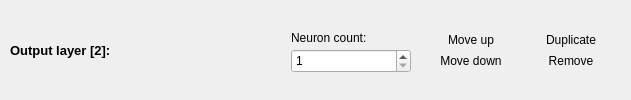
<?xml version="1.0" encoding="UTF-8"?>
<ui version="4.0">
 <class>LayerEditWidget</class>
 <widget class="QWidget" name="LayerEditWidget">
  <property name="enabled">
   <bool>true</bool>
  </property>
  <property name="geometry">
   <rect>
    <x>0</x>
    <y>0</y>
    <width>631</width>
    <height>100</height>
   </rect>
  </property>
  <property name="minimumSize">
   <size>
    <width>0</width>
    <height>100</height>
   </size>
  </property>
  <property name="maximumSize">
   <size>
    <width>16777215</width>
    <height>100</height>
   </size>
  </property>
  <property name="windowTitle">
   <string>Form</string>
  </property>
  <layout class="QVBoxLayout" name="verticalLayout_3">
   <property name="spacing">
    <number>0</number>
   </property>
   <property name="margin">
    <number>0</number>
   </property>
   <item>
    <widget class="QFrame" name="backgroundFrame">
     <property name="frameShape">
      <enum>QFrame::NoFrame</enum>
     </property>
     <property name="frameShadow">
      <enum>QFrame::Sunken</enum>
     </property>
     <property name="lineWidth">
      <number>0</number>
     </property>
     <layout class="QHBoxLayout" name="horizontalLayout">
      <property name="spacing">
       <number>0</number>
      </property>
      <property name="leftMargin">
       <number>10</number>
      </property>
      <property name="topMargin">
       <number>0</number>
      </property>
      <property name="rightMargin">
       <number>10</number>
      </property>
      <property name="bottomMargin">
       <number>0</number>
      </property>
      <item>
       <widget class="QLabel" name="layerNameLabel">
        <property name="minimumSize">
         <size>
          <width>128</width>
          <height>0</height>
         </size>
        </property>
        <property name="maximumSize">
         <size>
          <width>16777215</width>
          <height>16777215</height>
         </size>
        </property>
        <property name="font">
         <font>
          <pointsize>10</pointsize>
          <weight>75</weight>
          <bold>true</bold>
         </font>
        </property>
        <property name="text">
         <string>Output layer [2]: </string>
        </property>
       </widget>
      </item>
      <item>
       <widget class="QFrame" name="neuronImageFrame">
        <property name="sizePolicy">
         <sizepolicy hsizetype="Expanding" vsizetype="Preferred">
          <horstretch>0</horstretch>
          <verstretch>0</verstretch>
         </sizepolicy>
        </property>
        <property name="frameShape">
         <enum>QFrame::NoFrame</enum>
        </property>
        <property name="frameShadow">
         <enum>QFrame::Raised</enum>
        </property>
        <layout class="QHBoxLayout" name="horizontalLayout_2"/>
       </widget>
      </item>
      <item>
       <layout class="QVBoxLayout" name="neuronCountLayout">
        <property name="spacing">
         <number>0</number>
        </property>
        <property name="rightMargin">
         <number>10</number>
        </property>
        <item>
         <spacer name="verticalSpacer3">
          <property name="orientation">
           <enum>Qt::Vertical</enum>
          </property>
          <property name="sizeHint" stdset="0">
           <size>
            <width>20</width>
            <height>40</height>
           </size>
          </property>
         </spacer>
        </item>
        <item>
         <widget class="QLabel" name="neuronCountHeader">
          <property name="minimumSize">
           <size>
            <width>0</width>
            <height>22</height>
           </size>
          </property>
          <property name="text">
           <string>Neuron count:</string>
          </property>
          <property name="alignment">
           <set>Qt::AlignLeading|Qt::AlignLeft|Qt::AlignVCenter</set>
          </property>
          <property name="margin">
           <number>4</number>
          </property>
         </widget>
        </item>
        <item>
         <widget class="QSpinBox" name="neuronCountSpinBox">
          <property name="minimumSize">
           <size>
            <width>120</width>
            <height>24</height>
           </size>
          </property>
          <property name="maximumSize">
           <size>
            <width>16777215</width>
            <height>24</height>
           </size>
          </property>
          <property name="minimum">
           <number>1</number>
          </property>
          <property name="maximum">
           <number>99</number>
          </property>
         </widget>
        </item>
        <item>
         <spacer name="verticalSpacer4">
          <property name="orientation">
           <enum>Qt::Vertical</enum>
          </property>
          <property name="sizeHint" stdset="0">
           <size>
            <width>20</width>
            <height>40</height>
           </size>
          </property>
         </spacer>
        </item>
       </layout>
      </item>
      <item>
       <layout class="QVBoxLayout" name="moveLayout">
        <property name="spacing">
         <number>0</number>
        </property>
        <item>
         <spacer name="verticalSpacer2">
          <property name="orientation">
           <enum>Qt::Vertical</enum>
          </property>
          <property name="sizeHint" stdset="0">
           <size>
            <width>20</width>
            <height>40</height>
           </size>
          </property>
         </spacer>
        </item>
        <item>
         <widget class="QToolButton" name="moveUpButton">
          <property name="minimumSize">
           <size>
            <width>100</width>
            <height>0</height>
           </size>
          </property>
          <property name="maximumSize">
           <size>
            <width>110</width>
            <height>16777215</height>
           </size>
          </property>
          <property name="text">
           <string>Move up</string>
          </property>
          <property name="icon">
           <iconset resource="../styles.qrc">
            <normaloff>:/up22</normaloff>:/up22</iconset>
          </property>
          <property name="iconSize">
           <size>
            <width>22</width>
            <height>22</height>
           </size>
          </property>
          <property name="popupMode">
           <enum>QToolButton::DelayedPopup</enum>
          </property>
          <property name="toolButtonStyle">
           <enum>Qt::ToolButtonFollowStyle</enum>
          </property>
          <property name="autoRaise">
           <bool>true</bool>
          </property>
         </widget>
        </item>
        <item>
         <widget class="QToolButton" name="moveDownButton">
          <property name="minimumSize">
           <size>
            <width>100</width>
            <height>0</height>
           </size>
          </property>
          <property name="maximumSize">
           <size>
            <width>110</width>
            <height>16777215</height>
           </size>
          </property>
          <property name="text">
           <string>Move down</string>
          </property>
          <property name="icon">
           <iconset resource="../styles.qrc">
            <normaloff>:/down22</normaloff>:/down22</iconset>
          </property>
          <property name="iconSize">
           <size>
            <width>22</width>
            <height>22</height>
           </size>
          </property>
          <property name="popupMode">
           <enum>QToolButton::DelayedPopup</enum>
          </property>
          <property name="toolButtonStyle">
           <enum>Qt::ToolButtonFollowStyle</enum>
          </property>
          <property name="autoRaise">
           <bool>true</bool>
          </property>
         </widget>
        </item>
        <item>
         <spacer name="verticalSpacer1">
          <property name="orientation">
           <enum>Qt::Vertical</enum>
          </property>
          <property name="sizeHint" stdset="0">
           <size>
            <width>20</width>
            <height>40</height>
           </size>
          </property>
         </spacer>
        </item>
       </layout>
      </item>
      <item>
       <layout class="QVBoxLayout" name="editLayout">
        <property name="spacing">
         <number>0</number>
        </property>
        <item>
         <spacer name="verticalSpacer6">
          <property name="orientation">
           <enum>Qt::Vertical</enum>
          </property>
          <property name="sizeHint" stdset="0">
           <size>
            <width>20</width>
            <height>40</height>
           </size>
          </property>
         </spacer>
        </item>
        <item>
         <widget class="QToolButton" name="duplicateButton">
          <property name="minimumSize">
           <size>
            <width>100</width>
            <height>0</height>
           </size>
          </property>
          <property name="maximumSize">
           <size>
            <width>100</width>
            <height>16777215</height>
           </size>
          </property>
          <property name="text">
           <string>Duplicate</string>
          </property>
          <property name="icon">
           <iconset resource="../styles.qrc">
            <normaloff>:/copy22</normaloff>:/copy22</iconset>
          </property>
          <property name="iconSize">
           <size>
            <width>22</width>
            <height>22</height>
           </size>
          </property>
          <property name="popupMode">
           <enum>QToolButton::DelayedPopup</enum>
          </property>
          <property name="toolButtonStyle">
           <enum>Qt::ToolButtonFollowStyle</enum>
          </property>
          <property name="autoRaise">
           <bool>true</bool>
          </property>
         </widget>
        </item>
        <item>
         <widget class="QToolButton" name="removeButton">
          <property name="minimumSize">
           <size>
            <width>100</width>
            <height>0</height>
           </size>
          </property>
          <property name="maximumSize">
           <size>
            <width>100</width>
            <height>16777215</height>
           </size>
          </property>
          <property name="text">
           <string>Remove</string>
          </property>
          <property name="icon">
           <iconset resource="../styles.qrc">
            <normaloff>:/clear22</normaloff>:/clear22</iconset>
          </property>
          <property name="iconSize">
           <size>
            <width>22</width>
            <height>22</height>
           </size>
          </property>
          <property name="popupMode">
           <enum>QToolButton::DelayedPopup</enum>
          </property>
          <property name="toolButtonStyle">
           <enum>Qt::ToolButtonFollowStyle</enum>
          </property>
          <property name="autoRaise">
           <bool>true</bool>
          </property>
         </widget>
        </item>
        <item>
         <spacer name="verticalSpacer5">
          <property name="orientation">
           <enum>Qt::Vertical</enum>
          </property>
          <property name="sizeHint" stdset="0">
           <size>
            <width>20</width>
            <height>40</height>
           </size>
          </property>
         </spacer>
        </item>
       </layout>
      </item>
     </layout>
    </widget>
   </item>
  </layout>
 </widget>
 <resources>
  <include location="../styles.qrc"/>
 </resources>
 <connections/>
</ui>
